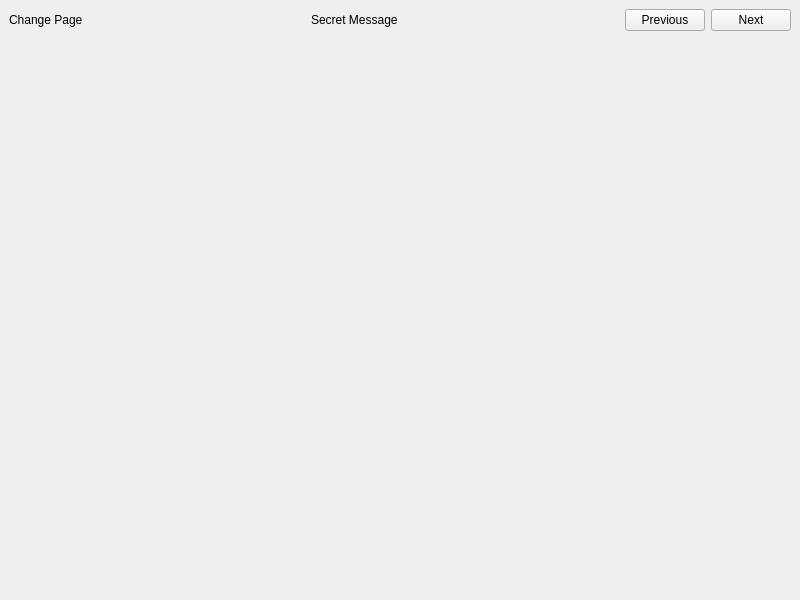
<?xml version="1.0" encoding="UTF-8"?>
<ui version="4.0">
 <class>MainWindow</class>
 <widget class="QMainWindow" name="MainWindow">
  <property name="geometry">
   <rect>
    <x>0</x>
    <y>0</y>
    <width>800</width>
    <height>600</height>
   </rect>
  </property>
  <property name="windowTitle">
   <string>MainWindow</string>
  </property>
  <widget class="QWidget" name="centralwidget">
   <layout class="QVBoxLayout" name="verticalLayout">
    <item>
     <layout class="QHBoxLayout" name="dashboard">
      <item>
       <widget class="QLabel" name="changePageLabel">
        <property name="text">
         <string>Change Page</string>
        </property>
       </widget>
      </item>
      <item>
       <spacer name="horizontalSpacer">
        <property name="orientation">
         <enum>Qt::Horizontal</enum>
        </property>
        <property name="sizeHint" stdset="0">
         <size>
          <width>40</width>
          <height>20</height>
         </size>
        </property>
       </spacer>
      </item>
      <item>
       <widget class="QLabel" name="secretMessage">
        <property name="text">
         <string>Secret Message</string>
        </property>
       </widget>
      </item>
      <item>
       <spacer name="horizontalSpacer_2">
        <property name="orientation">
         <enum>Qt::Horizontal</enum>
        </property>
        <property name="sizeHint" stdset="0">
         <size>
          <width>40</width>
          <height>20</height>
         </size>
        </property>
       </spacer>
      </item>
      <item>
       <widget class="QPushButton" name="prevButton">
        <property name="text">
         <string>Previous</string>
        </property>
       </widget>
      </item>
      <item>
       <widget class="QPushButton" name="nextButton">
        <property name="text">
         <string>Next</string>
        </property>
       </widget>
      </item>
     </layout>
    </item>
    <item>
     <widget class="AppContainer" name="appContainer" native="true"/>
    </item>
   </layout>
  </widget>
 </widget>
 <customwidgets>
  <customwidget>
   <class>AppContainer</class>
   <extends>QWidget</extends>
   <header>appcontainer</header>
   <container>1</container>
  </customwidget>
 </customwidgets>
 <resources/>
 <connections/>
</ui>
